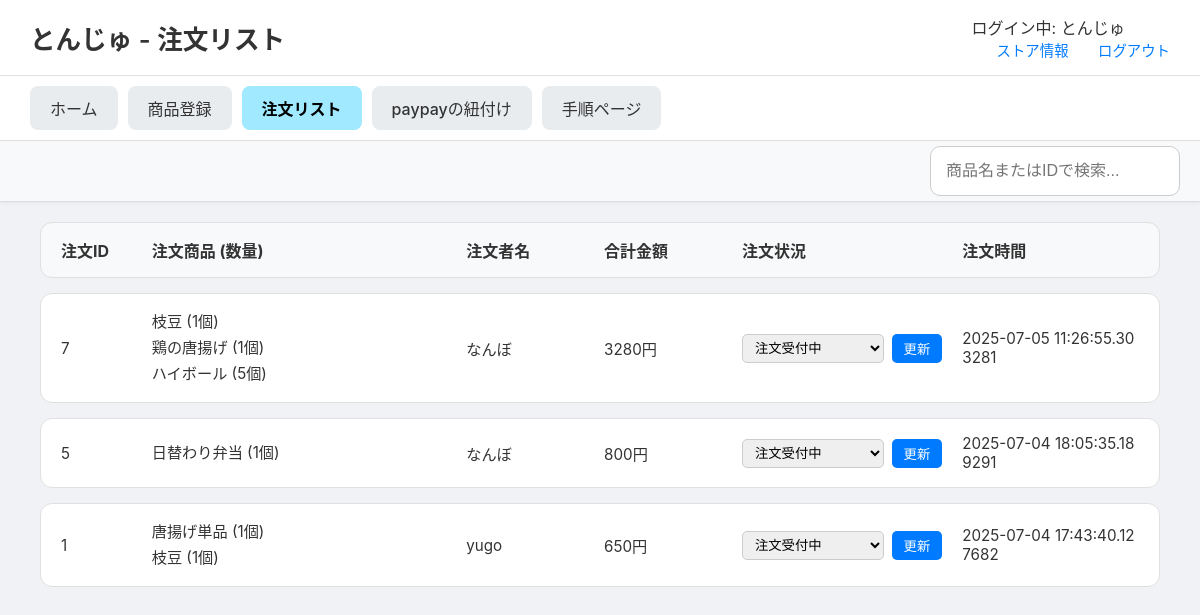
Screenshot of /stores/order-list (signed in) with the database file from the repository.
### tables this page shows
CREATE TABLE order_items (
    order_item_id INTEGER PRIMARY KEY AUTOINCREMENT,
    order_id INTEGER NOT NULL,
    menu_id INTEGER NOT NULL,
    quantity INTEGER NOT NULL DEFAULT 1,
    price_at_order INTEGER NOT NULL, 
    FOREIGN KEY (order_id) REFERENCES orders(order_id),
    FOREIGN KEY (menu_id) REFERENCES menus(menu_id)
);

CREATE TABLE menus (
    menu_id INTEGER PRIMARY KEY AUTOINCREMENT,
    store_id INTEGER, -- NOT NULL制約を削除し、NULLを許容
    menu_name TEXT NOT NULL,
    category TEXT NOT NULL,
    price INTEGER NOT NULL,
    soldout INTEGER NOT NULL DEFAULT 0,
    FOREIGN KEY (store_id) REFERENCES store(store_id)
);

CREATE TABLE users_table (
    id INTEGER PRIMARY KEY AUTOINCREMENT,
    u_name TEXT NOT NULL,
    email TEXT UNIQUE NOT NULL,
    password TEXT NOT NULL,           -- 平文パスワード用
    created_at TIMESTAMP DEFAULT CURRENT_TIMESTAMP
);

CREATE TABLE orders (
    order_id INTEGER PRIMARY KEY AUTOINCREMENT,
    user_id INTEGER NOT NULL,
    store_id INTEGER NOT NULL,
    status TEXT DEFAULT '注文受付中' CHECK (
        status IN (
            '注文受付中', '受付完了', '商品作成中', '作成直前', '受け取り待ち', 'completed', 'canceled'
        )
    ),
    datetime DATETIME NOT NULL,
    payment_method TEXT CHECK (payment_method IN ('PayPay')),
    total_amount INTEGER NOT NULL,
    FOREIGN KEY (user_id) REFERENCES users(user_id),
    FOREIGN KEY (store_id) REFERENCES store(store_id)
);

### routes/stores_detail/stores_detail.py (the view)
@stores_detail_bp.route('/order-list')
def order_list():
    store_id = session.get('store_id')
    store_name = session.get('store_name', 'ゲスト')
    conn = get_db_connection()
    query = """
        SELECT
            o.order_id, o.datetime, o.total_amount, o.status,
            u.u_name, m.menu_name, oi.quantity, oi.price_at_order
        FROM orders AS o
        JOIN order_items AS oi ON o.order_id = oi.order_id
        JOIN menus AS m ON oi.menu_id = m.menu_id
        JOIN users_table AS u ON o.user_id = u.id
        WHERE o.store_id = ?
        ORDER BY o.datetime DESC;
    """
    orders_raw = conn.execute(query, (store_id,)).fetchall()
    conn.close()
    orders_dict = {}
    for row in orders_raw:
        order_id = row['order_id']
        if order_id not in orders_dict:
            orders_dict[order_id] = {
                'id': order_id, 'datetime': row['datetime'], 'status': row['status'],
                'user_name': row['u_name'], 'total_amount': row['total_amount'],
                'items_list': [] # ★★★ キー名を'items'から'items_list'に変更 ★★★
            }
        orders_dict[order_id]['items_list'].append({
            'name': row['menu_name'], 'quantity': row['quantity'], 'price': row['price_at_order']
        })
    orders_list = list(orders_dict.values())
    return render_template('stores_detail/order_list.html', orders=orders_list, store_name=store_name)

### routes/stores_detail/stores_detail.py (called while the page is built)
def get_db_connection():
    db_path = os.path.join(os.path.dirname(__file__), '..', '..', 'app.db')
    conn = sqlite3.connect(db_path)
    conn.row_factory = sqlite3.Row  # 行を辞書形式で取得
    return conn

### templates/stores_detail/order_list.html (shortened to what this page needs)
<!DOCTYPE html>
<html lang="ja">
<head>
    <link rel="stylesheet" href="{{ url_for('static', filename='css/stores_detail.css') }}">
</head>
<body>
    <header class="site-header">
        <h1>{{ store_name }} - 注文リスト</h1>
        <div class="header-links">
            <div class="store-name">ログイン中: {{ store_name if store_name else 'ゲスト' }}</div>
            <a href="{{ url_for('stores_detail.store_info') }}">ストア情報</a>
            <a href="{{ url_for('general.explamation') }}">ログアウト</a>
        </div>
    </header>
    <nav class="main-nav">
        <ul>
            <li><a href="{{ url_for('stores_detail.store_home') }}" >ホーム</a></li>
            <li><a href="{{ url_for('stores_detail.menu_registration') }}">商品登録</a></li>
            <li><a href="{{ url_for('stores_detail.order_list') }}" class="active">注文リスト</a></li>
            <li><a href="{{ url_for('stores_detail.paypay_linking') }}">paypayの紐付け</a></li>
            <li><a href="{{ url_for('stores_detail.procedure') }}">手順ページ</a></li>
        </ul>
    </nav>
    <div class="sub-navigation">
        <input type="search" id="order-search" placeholder="商品名またはIDで検索...">
    </div>
    <main class="main-content">
        <div class="order-list-container">
            <div class="order-header">
                <div>注文ID</div>
                <div>注文商品 (数量)</div>
                <div>注文者名</div>
                <div>合計金額</div>
                <div>注文状況</div>
                <div>注文時間</div>
            </div>
            {% for order in orders %}
            <div class="order-item">
                <div>{{ order.id }}</div>
                <div>
                    <ul>
                    {% for item in order.items_list %}
                        <li>{{ item.name }} ({{ item.quantity }}個)</li>
                    {% endfor %}
                    </ul>
                </div>
                <div>{{ order.user_name }}</div>
                <div>{{ order.total_amount }}円</div>
                <div>
                    <form action="{{ url_for('stores_detail.update_order_status', order_id=order.id) }}" method="post">
                        <select name="status">
                            {% for s in ['注文受付中', '受付完了', '商品作成中', '作成直前', '受け取り待ち'] %}
                                <option value="{{ s }}" {% if order.status == s %}selected{% endif %}>{{ s }}</option>
                            {% endfor %}
                        </select>
                        <button type="submit">更新</button>
                    </form>
                </div>
                <div>{{ order.datetime }}</div>
            </div>
            {% else %}
            <div class="order-item no-orders">
                <p>現在、新しい注文はありません。</p>
            </div>
            {% endfor %}
        </div>
    </main>
</body>
</html>

### static/css/stores_detail.css (style rules this page uses)
body { font-family: -apple-system, BlinkMacSystemFont, "Segoe UI", Roboto, "Hiragino Sans", "Noto Sans CJK JP", "Yu Gothic", sans-serif; margin: 0; background-color: #f0f2f5; color: #333; }
.site-header { display: flex; justify-content: space-between; align-items: center; padding: 15px 30px; background-color: #ffffff; border-bottom: 1px solid #e0e0e0; }
.site-header h1 { font-size: 1.6em; margin: 0; font-weight: 600; }
.header-links a { margin-left: 25px; text-decoration: none; color: #007bff; font-size: 0.9em; font-weight: 500; }
.main-nav { background-color: #ffffff; padding: 10px 30px; border-bottom: 1px solid #e0e0e0; box-shadow: 0 2px 4px rgba(0,0,0,0.05); }
.main-nav ul { display: flex; list-style: none; margin: 0; padding: 0; gap: 10px; }
.main-nav a { display: block; padding: 10px 20px; text-decoration: none; color: #333; background-color: #e9ecef; border-radius: 8px; font-weight: 500; transition: background-color 0.2s; }
.main-nav a.active { background-color: #a0e9ff; color: #000; font-weight: bold; }
.main-content { padding: 20px 40px 40px 40px; }
.order-list-container { display: flex; flex-direction: column; gap: 15px; }
.order-header, .order-item { display: grid; grid-template-columns: 0.6fr 2.5fr 1fr 1fr 1.7fr 1.5fr; gap: 20px; align-items: center; padding: 15px 20px; border: 1px solid #e0e0e0; border-radius: 12px; background-color: #ffffff; }
.order-header { background-color: #f8f9fa; font-weight: bold; color: #333; }
.order-item > div { font-size: 0.95em; color: #333; word-break: break-all; }
.order-item ul { list-style: none; padding: 0; margin: 0; }
.order-item ul li { margin-bottom: 4px; }
.order-item form { display: flex; gap: 8px; align-items: center; }
.order-item select { padding: 5px 8px; border-radius: 5px; border: 1px solid #ccc; flex-grow: 1; }
.order-item button { padding: 5px 12px; border: none; background-color: #007bff; color: white; border-radius: 5px; cursor: pointer; transition: background-color 0.2s ease; }
.sub-navigation { display: flex; justify-content: flex-start; gap: 15px; background-color: #f8f9fa; padding: 5px 20px; border-bottom: 1px solid #ddd; box-shadow: 0 2px 4px rgba(0,0,0,0.04); position: sticky; top: 0; z-index: 1000; }
.sub-navigation input[type="search"] { width: 250px; padding: 15px; font-size: 1.0em; border: 1px solid #ccc; border-radius: 10px; box-sizing: border-box; margin-left: auto; }

### rows the page displays
order_items: id "7", name "枝豆", quantity "1", user_name "なんぼ", total_amount "3280", datetime "2025-07-05 11:26:55.303281"
order_items: name "鶏の唐揚げ", quantity "1"
order_items: name "ハイボール", quantity "5"
order_items: id "5", name "日替わり弁当", quantity "1", user_name "なんぼ", total_amount "800", datetime "2025-07-04 18:05:35.189291"
order_items: id "1", name "唐揚げ単品", quantity "1", user_name "yugo", total_amount "650", datetime "2025-07-04 17:43:40.127682"
order_items: name "枝豆", quantity "1"

### other values shown
{{ store_name }} "とんじゅ"
{{ store_name if store_name else 'ゲスト' }} "とんじゅ"
form field status "注文受付中"
